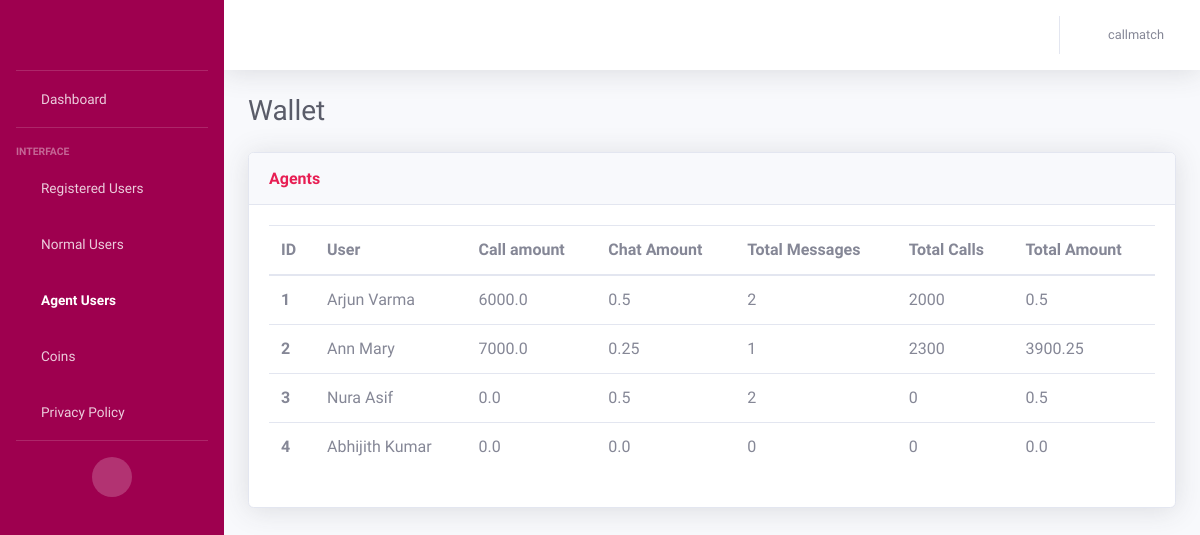
Screenshot of /wallet_agent_user (signed in) with the database file from the repository.
### AdminApp/models.py (models this page shows, shortened)
class WalletModel(models.Model):
    wallet_id = models.AutoField(primary_key=True)
    user = models.ForeignKey(CustomerModel, on_delete=models.CASCADE)
    wallet_coins = models.IntegerField(default=300, null=True)
    messages_remaining = models.IntegerField(default=0)  # For normal users
    call_amount = models.FloatField(default=0.0)
    chat_amount = models.FloatField(default=0.0)
    total_messages_received = models.IntegerField(default=0)
    total_minutes = models.IntegerField(default=0)
    total_amount = models.FloatField(default=0.0)

class CustomerModel(models.Model):
    NORMAL_USER = 'Normal User'
    AGENT_USER = 'Agent User'
    USER_STATUS_CHOICES = [
        (NORMAL_USER, 'Normal User'),
        (AGENT_USER, 'Agent User'),
    ]
    BOTH = 'Both'
    MALAYALAM = 'Malayalam'
    TAMIL = 'Tamil'
    LANGUAGE_CHOICES = [
        (BOTH, 'Both'),
        (MALAYALAM, 'Malayalam'),
        (TAMIL, 'Tamil'),
    ]
    MALE = 'Male'
    FEMALE = 'Female'
    GENDER_CHOICES = [
        (MALE, 'Male'),
        (FEMALE, 'Female')
    ]
    customer_id = models.AutoField(primary_key=True)
    customer_first_name = models.CharField(max_length=100, default="unknown")
    customer_last_name = models.CharField(max_length=100, default="unknown")
    customer_email = models.EmailField(default="unknown")
    customer_contact = models.CharField(max_length=50)
    gender = models.CharField(
        max_length=20,
        choices=GENDER_CHOICES,
        null=True
    )
    status = models.CharField(
        max_length=20,
        choices=USER_STATUS_CHOICES,
        default=NORMAL_USER,
    )
    is_online = models.BooleanField(default=False)
    languages = models.CharField(
        max_length=20,
        choices=LANGUAGE_CHOICES,
        default=BOTH,
    )
    is_existing = models.BooleanField(default=False)
    adhaar_no = models.CharField(max_length=50, default="unknown")
    rating = models.IntegerField()
    terms_conditions = models.BooleanField(default=False)
    customer_password = models.CharField(max_length=100)
    @property
    def rating(self):
        from .models import RatingModel
        rating = RatingModel.objects.filter(agent=self).aggregate(Avg('ratings')).get('ratings__avg')
        return rating if rating is not None else 0

### AdminApp/views.py (the view)
# urls.py: path('wallet_agent_user', views.wallet_agentuser, name='wallet_agent_users'),
def wallet_agentuser(request):
    username = request.session.get('user', None)
    if username is None:
        return redirect('/login')
    wallets = WalletModel.objects.filter(user__status='Agent User')
    return render(request, 'agentuser_wallet.html', {'wallets': wallets, 'username': username})

### templates/agentuser_wallet.html (shortened to what this page needs)
<!DOCTYPE html>
<html lang="en">
<head>
    {% load static %}
    <link href="{% static 'vendor/fontawesome-free/css/all.min.css' %}" rel="stylesheet" type="text/css">
    <link href="{% static 'css/sb-admin-2.min.css' %}" rel="stylesheet">
</head>
<body id="page-top">
    <div id="wrapper">
        <ul class="navbar-nav bg-gradient-primary sidebar sidebar-dark accordion" id="accordionSidebar">
            <a class="sidebar-brand d-flex align-items-center justify-content-center" href="{% url 'home' %}">
                <div class="logo" style="background-image: url({% static 'img/call-match.png' %});"></div>
            </a>
            <hr class="sidebar-divider my-0">
            <li class="nav-item ">
                <a class="nav-link" href="{% url 'home' %}">
                    <i class="fas fa-fw fa-tachometer-alt"></i>
                    <span>Dashboard</span></a>
            </li>
            <hr class="sidebar-divider">
            <div class="sidebar-heading">
                Interface
            </div>
            <li class="nav-item">
                <a class="nav-link" href="{% url 'users' %}">
                    <i class="fas fa-fw fa-table"></i>
                    <span>Registered Users</span></a>
            </li>
            <li class="nav-item">
                <a class="nav-link collapsed" href="#" data-toggle="collapse" data-target="#collapseUtilities"
                    aria-expanded="true" aria-controls="collapseUtilities">
                    <i class="fas fa-fw fa-users"></i>
                    <span>Normal Users</span>
                </a>
            </li>
            <li class="nav-item active">
                <a class="nav-link collapsed" href="#" data-toggle="collapse" data-target="#collapseUtilities1"
                    aria-expanded="true" aria-controls="collapseUtilities1">
                    <i class="fas fa-fw fa-users"></i>
                    <span>Agent Users</span>
                </a>
            </li>
            <li class="nav-item">
                <a class="nav-link collapsed" href="#" data-toggle="collapse" data-target="#collapseUtilities2"
                    aria-expanded="true" aria-controls="collapseUtilities1">
                    <i class="fas fa-fw fa-coins"></i>
                    <span>Coins</span>
                </a>
            </li>
            <li class="nav-item">
                <a class="nav-link collapsed" href="{% url 'privacy-policy' %}"
                    aria-expanded="true" aria-controls="collapseUtilities1">
                    <i class="fas fa-fw fa-fingerprint"></i>
                    <span>Privacy Policy</span>
                </a>
            </li>
            <hr class="sidebar-divider">
            <div class="text-center d-none d-md-inline">
                <button class="rounded-circle border-0" id="sidebarToggle"></button>
            </div>
        </ul>
        <div id="content-wrapper" class="d-flex flex-column">
            <div id="content">
                <nav class="navbar navbar-expand navbar-light bg-white topbar mb-4 static-top shadow">
                    <ul class="navbar-nav ml-auto">
                        <li class="nav-item dropdown no-arrow">
                            <a class="nav-link dropdown-toggle" href="#" id="userDropdown" role="button"
                                data-toggle="dropdown" aria-haspopup="true" aria-expanded="false">
                                <i class="fas fa-fw fa-user"></i>
                                <span class="mr-2 d-none d-lg-inline text-gray-600 small">{{username}}</span>
                            </a>
                        </li>
                    </ul>
                </nav>
                <div class="container-fluid">
                    <div class="d-sm-flex align-items-center justify-content-between mb-4">
                        <h1 class="h3 mb-0 text-gray-800">Wallet</h1>
                    </div>
                    <div class="row">
                        <div class="col">
                            <div class="card shadow mb-4">
                                <div
                                    class="card-header py-3 d-flex flex-row align-items-center justify-content-between">
                                    <h6 class="m-0 font-weight-bold text-primary">Agents</h6>
                                    <div class="dropdown no-arrow">
                                        <a class="dropdown-toggle" href="#" role="button" id="dropdownMenuLink"
                                            data-toggle="dropdown" aria-haspopup="true" aria-expanded="false">
                                            <i class="fas fa-ellipsis-v fa-sm fa-fw text-gray-400"></i>
                                        </a>
                                    </div>
                                </div>
                                <div class="card-body">
                                    <div class="table-responsive">
                                        <table class="table table-hover all-users">
                                          <thead>
                                            <tr>
                                              <th scope="col">ID</th>
                                              <th scope="col">User</th>
                                              <th scope="col">Call amount</th>
                                              <th scope="col">Chat Amount</th>
                                              <th scope="col">Total Messages</th>
                                              <th scope="col">Total Calls</th>
                                              <th scope="col">Total Amount</th>
                                            </tr>
                                          </thead>
                                          <tbody>
                                          {% for wallet in wallets %}
                                            <tr>
                                                <th scope="row">{{ forloop.counter }}</th>
                                              <td>{{wallet.user.customer_first_name}} {{wallet.user.customer_last_name}}</td>
                                              <td>{{wallet.call_amount}}</td>
                                              <td>{{wallet.chat_amount}}</td>
                                              <td>{{wallet.total_messages_received}}</td>
                                              <td>{{wallet.total_minutes}}</td>
                                              <td>{{wallet.total_amount}}</td>
                                            </tr>
                                          {% endfor %}
                                          </tbody>
                                        </table>
                                    </div>
                                </div>
                            </div>
                        </div>
                    </div>
                </div>
            </div>
        </div>
    </div>
</body>
</html>

### templates/agentuser_wallet.html (style rules this page uses)
.logo { height:2rem; width:8rem; background-position: center; background-size: cover; background-repeat: no-repeat; }

### rows the page displays
WalletModel: user.customer_first_name "Arjun", user.customer_last_name "Varma", call_amount "6000.0", chat_amount "0.5", total_messages_received "2", total_minutes "2000", total_amount "0.5"
WalletModel: user.customer_first_name "Ann", user.customer_last_name "Mary", call_amount "7000.0", chat_amount "0.25", total_messages_received "1", total_minutes "2300", total_amount "3900.25"
WalletModel: user.customer_first_name "Nura", user.customer_last_name "Asif", call_amount "0.0", chat_amount "0.5", total_messages_received "2", total_minutes "0", total_amount "0.5"
WalletModel: user.customer_first_name "Abhijith", user.customer_last_name "Kumar", call_amount "0.0", chat_amount "0.0", total_messages_received "0", total_minutes "0", total_amount "0.0"

### other values shown
{{ username }} "callmatch"
